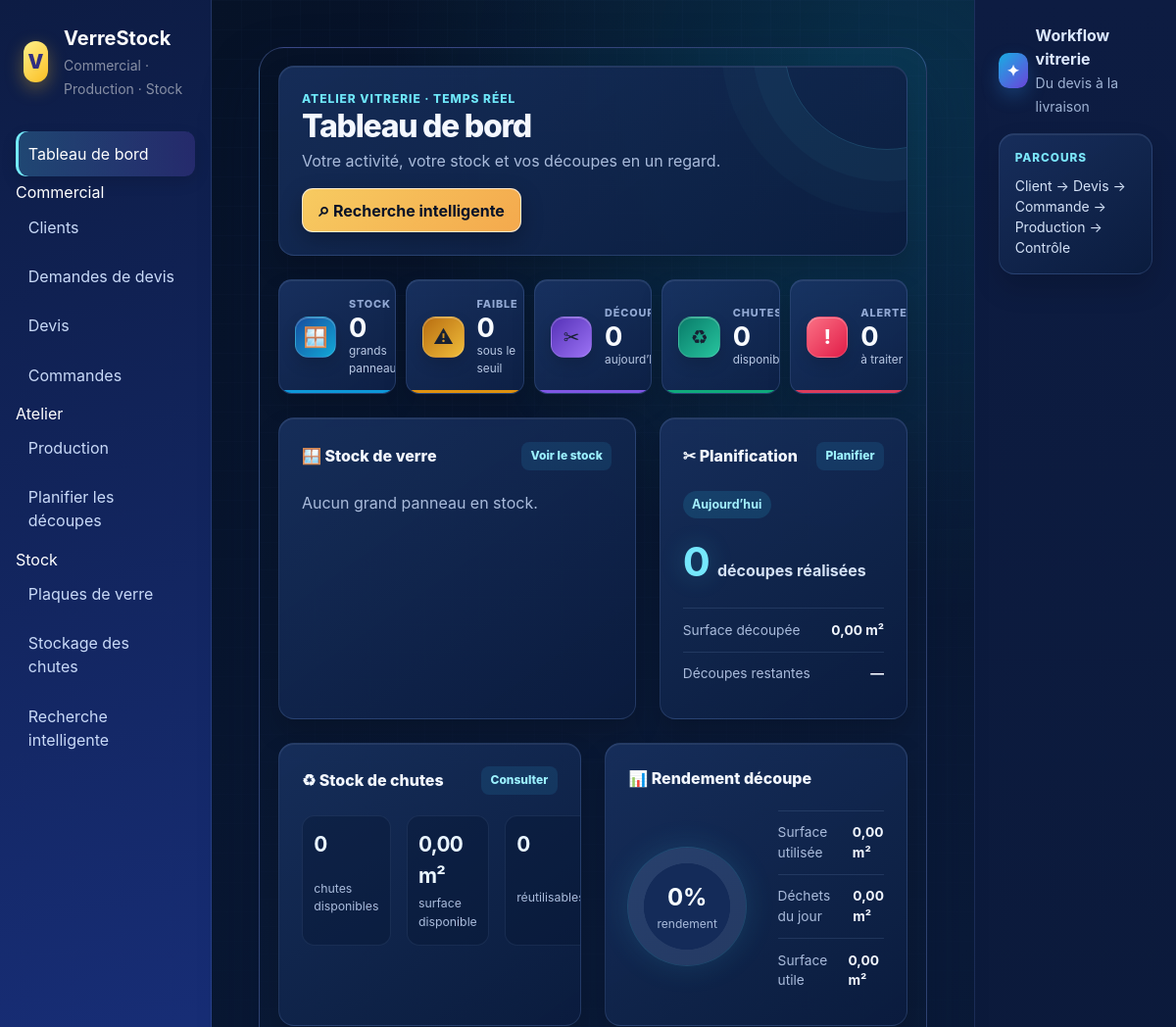
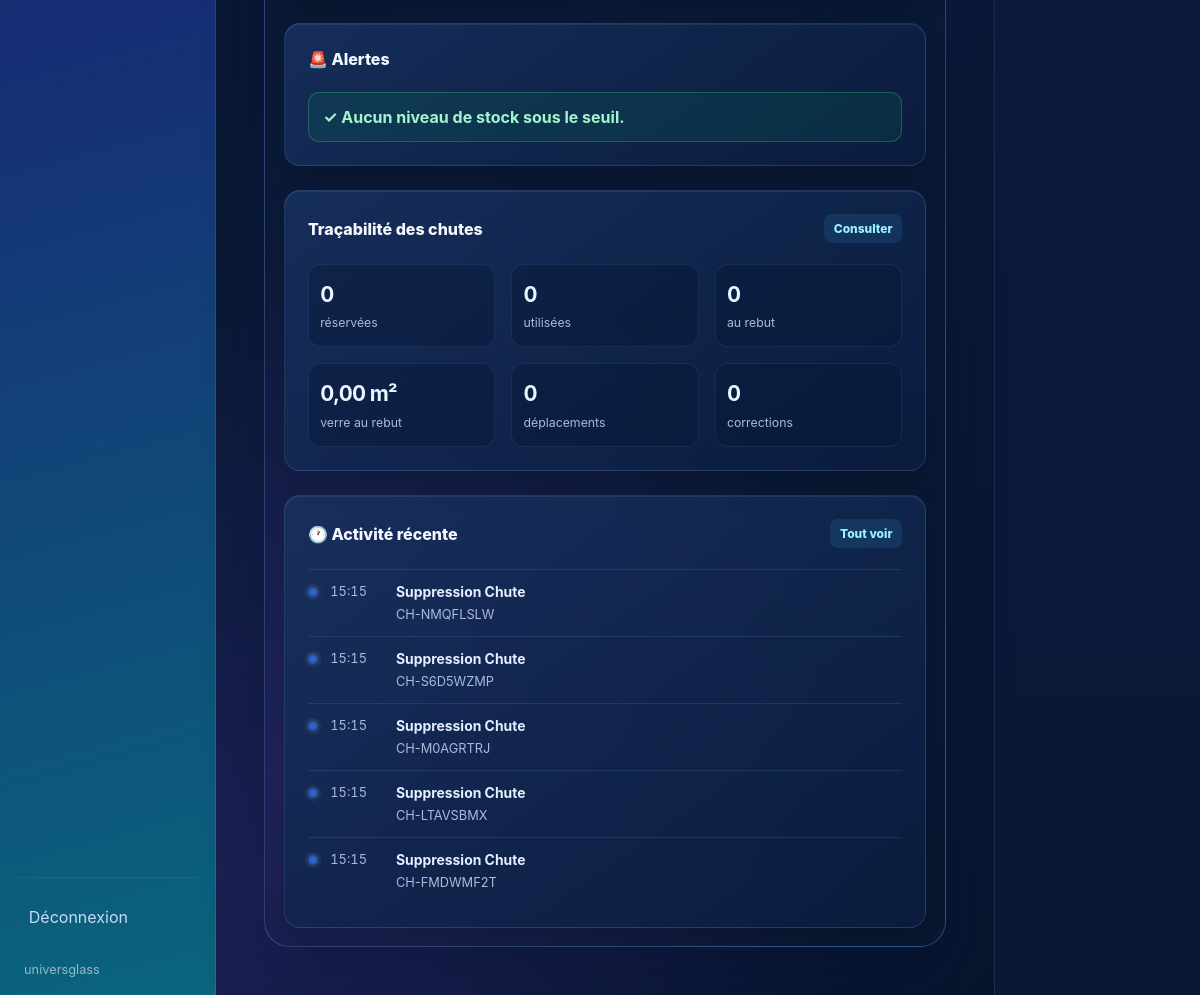
The app's page / (signed in) with its own data (2 pictures, top to bottom).
### mouvements/models.py (models this page shows, shortened)
class Mouvement(models.Model):
    date=models.DateTimeField(auto_now_add=True); utilisateur=models.ForeignKey(settings.AUTH_USER_MODEL,null=True,blank=True,on_delete=models.SET_NULL)
    action=models.CharField(max_length=40); objet=models.CharField(max_length=120); commentaire=models.TextField(blank=True)
    class Meta: ordering=["-date"]

### dashboard/views.py (the view)
# urls.py: urlpatterns=[path("",views.index,name="index")]
@login_required
def index(request):
    today = timezone.localdate()
    decoupes_today = list(Decoupe.objects.filter(cree_le__date=today))
    stock = list(StockGrandPanneau.objects.select_related("materiau"))
    stock_total = sum(item.quantite_en_stock for item in stock)
    low_stock = [item for item in stock if item.sous_seuil]
    available_offcuts = Chute.objects.filter(etat=Chute.Etat.DISPONIBLE)
    offcut_surface = available_offcuts.aggregate(total=Sum("surface"))["total"] or Decimal()
    reusable_offcuts = available_offcuts.filter(surface__gte=Decimal("0.10")).count()
    cut_surface = _surface_decoupes(decoupes_today)
    waste_surface = Chute.objects.filter(etat=Chute.Etat.REBUT).aggregate(total=Sum("surface"))["total"] or Decimal()
    yield_percent = int(cut_surface * 100 / (cut_surface + waste_surface)) if cut_surface + waste_surface else 0
    stock_by_glass = list(
        StockGrandPanneau.objects.values("materiau__designation")
        .annotate(quantity=Sum("quantite_en_stock"))
        .order_by("materiau__designation")
    )
    maximum = max((row["quantity"] for row in stock_by_glass), default=1)
    for row in stock_by_glass:
        row["percent"] = max(8, int(row["quantity"] * 100 / maximum)) if row["quantity"] else 0
    recent_activity = []
    for movement in Mouvement.objects.select_related("utilisateur")[:5]:
        recent_activity.append({"date": movement.date, "label": movement.action.replace("_", " ").title(), "detail": movement.objet, "kind": "movement"})
    for movement in MouvementStockGrandPanneau.objects.select_related("panneau", "utilisateur")[:5]:
        recent_activity.append({"date": movement.date, "label": movement.get_type_display(), "detail": f"{movement.quantite} × {movement.panneau.reference}", "kind": movement.type.lower()})
    for cut in Decoupe.objects.select_related("panneau", "chute_source")[:5]:
        source = cut.panneau.reference if cut.panneau else cut.chute_source.numero if cut.chute_source else "stock"
        recent_activity.append({"date": cut.cree_le, "label": "Découpe terminée", "detail": f"{cut.longueur} × {cut.largeur} mm · {source}", "kind": "cut"})
    recent_activity.sort(key=lambda item: item["date"], reverse=True)
    return render(request, "dashboard.html", {
        "stock_total": stock_total,
        "low_stock": low_stock,
        "decoupes_today": len(decoupes_today),
        "offcut_count": available_offcuts.count(),
        "reserved_offcuts": Chute.objects.filter(etat=Chute.Etat.RESERVEE).count(),
        "used_offcuts": Chute.objects.filter(etat=Chute.Etat.UTILISEE).count(),
        "discarded_offcuts": Chute.objects.filter(etat=Chute.Etat.REBUT).count(),
        "recent_moves": MouvementChute.objects.filter(action=MouvementChute.Action.DEPLACEMENT).count(),
        "recent_corrections": MouvementChute.objects.filter(action=MouvementChute.Action.CORRECTION).count(),
        "waste_by_reason": MouvementChute.objects.filter(action=MouvementChute.Action.REBUT).values("motif").annotate(total=Count("id")).order_by("-total")[:3],
        "alert_count": len(low_stock),
        "stock_by_glass": stock_by_glass,
        "cut_surface": cut_surface,
        "offcut_surface": offcut_surface,
        "reusable_offcuts": reusable_offcuts,
        "waste_surface": waste_surface,
        "yield_percent": yield_percent,
        "recent_activity": recent_activity[:6],
    })

### dashboard/views.py (called while the page is built)
def _surface_decoupes(decoupes):
    return sum((Decimal(item.longueur) * Decimal(item.largeur) / Decimal(1_000_000) for item in decoupes), Decimal())

### templates/dashboard.html
{% extends 'base.html' %}
{% block content %}
<div class="dashboard-stage">
<section class="dashboard-header dashboard-title-card d-flex flex-wrap justify-content-between align-items-center gap-3 mb-4">
  <div><div class="page-eyebrow">Atelier vitrerie · Temps réel</div><h1 class="page-title h2 mb-1">Tableau de bord</h1><p class="page-subtitle mb-0">Votre activité, votre stock et vos découpes en un regard.</p></div>
  <a class="btn dashboard-search" href="/stockage/rechercher/"><span>⌕</span> Recherche intelligente</a>
</section>
<section class="dashboard-metrics mb-4">
  <article class="dashboard-metric metric-stock"><span class="dashboard-metric-icon blue">🪟</span><div><span>Stock</span><strong>{{ stock_total }}</strong><small>grands panneaux</small></div></article>
  <article class="dashboard-metric metric-low"><span class="dashboard-metric-icon amber">⚠</span><div><span>Faible</span><strong>{{ low_stock|length }}</strong><small>sous le seuil</small></div></article>
  <article class="dashboard-metric metric-cut"><span class="dashboard-metric-icon violet">✂</span><div><span>Découpe</span><strong>{{ decoupes_today }}</strong><small>aujourd’hui</small></div></article>
  <article class="dashboard-metric metric-offcut"><span class="dashboard-metric-icon green">♻</span><div><span>Chutes</span><strong>{{ offcut_count }}</strong><small>disponibles</small></div></article>
  <article class="dashboard-metric metric-alert"><span class="dashboard-metric-icon red">!</span><div><span>Alertes</span><strong>{{ alert_count }}</strong><small>à traiter</small></div></article>
</section>
<div class="row g-4 mb-4">
  <div class="col-lg-7"><section class="card dashboard-card h-100"><div class="card-body"><div class="dashboard-card-title"><span>🪟 Stock de verre</span><a href="/grands-panneaux/">Voir le stock</a></div>{% for item in stock_by_glass %}<div class="stock-row"><div class="d-flex justify-content-between"><strong>{{ item.materiau__designation }}</strong><span>{{ item.quantity }} panneau{{ item.quantity|pluralize:"x" }}</span></div><div class="progress"><div class="progress-bar" style="width: {{ item.percent }}%"></div></div></div>{% empty %}<p class="text-muted mb-0">Aucun grand panneau en stock.</p>{% endfor %}</div></section></div>
  <div class="col-lg-5"><section class="card dashboard-card h-100"><div class="card-body"><div class="dashboard-card-title"><span>✂ Planification</span><a href="/decoupes/">Planifier</a></div><div class="planning-day">Aujourd’hui</div><div class="planning-stat"><strong>{{ decoupes_today }}</strong><span>découpes réalisées</span></div><div class="planning-line"><span>Surface découpée</span><strong>{{ cut_surface|floatformat:2 }} m²</strong></div><div class="planning-line"><span>Découpes restantes</span><strong>—</strong></div></div></section></div>
</div>
<div class="row g-4 mb-4">
  <div class="col-lg-6"><section class="card dashboard-card h-100"><div class="card-body"><div class="dashboard-card-title"><span>♻ Stock de chutes</span><a href="/stockage/">Consulter</a></div><div class="two-column-stat"><div><strong>{{ offcut_count }}</strong><span>chutes disponibles</span></div><div><strong>{{ offcut_surface|floatformat:2 }} m²</strong><span>surface disponible</span></div><div><strong>{{ reusable_offcuts }}</strong><span>réutilisables</span></div></div></div></section></div>
  <div class="col-lg-6"><section class="card dashboard-card h-100"><div class="card-body"><div class="dashboard-card-title"><span>📊 Rendement découpe</span></div><div class="yield-grid"><div class="yield-ring" style="--yield: {{ yield_percent }}"><strong>{{ yield_percent }}%</strong><span>rendement</span></div><div><div class="planning-line"><span>Surface utilisée</span><strong>{{ cut_surface|floatformat:2 }} m²</strong></div><div class="planning-line"><span>Déchets du jour</span><strong>{{ waste_surface|floatformat:2 }} m²</strong></div><div class="planning-line"><span>Surface utile</span><strong>{{ cut_surface|floatformat:2 }} m²</strong></div></div></div></div></section></div>
</div>
<section class="card dashboard-card mb-4"><div class="card-body"><div class="dashboard-card-title"><span>🚨 Alertes</span></div>{% if low_stock %}<div class="alert-list">{% for item in low_stock %}<div class="dashboard-alert"><span>🔴</span><strong>{{ item.reference }}</strong><span>Stock faible : {{ item.quantite_en_stock }} / minimum {{ item.quantite_minimum }}</span></div>{% endfor %}</div>{% else %}<div class="dashboard-ok">✓ Aucun niveau de stock sous le seuil.</div>{% endif %}</div></section>
<section class="card dashboard-card mb-4"><div class="card-body"><div class="dashboard-card-title"><span>Traçabilité des chutes</span><a href="/stockage/">Consulter</a></div><div class="two-column-stat"><div><strong>{{ reserved_offcuts }}</strong><span>réservées</span></div><div><strong>{{ used_offcuts }}</strong><span>utilisées</span></div><div><strong>{{ discarded_offcuts }}</strong><span>au rebut</span></div><div><strong>{{ waste_surface|floatformat:2 }} m²</strong><span>verre au rebut</span></div><div><strong>{{ recent_moves }}</strong><span>déplacements</span></div><div><strong>{{ recent_corrections }}</strong><span>corrections</span></div></div>{% if waste_by_reason %}<div class="small mt-3">Motifs de rebut : {% for item in waste_by_reason %}{{ item.motif }} ({{ item.total }}){% if not forloop.last %}, {% endif %}{% endfor %}</div>{% endif %}</div></section>
<section class="card dashboard-card"><div class="card-body"><div class="dashboard-card-title"><span>🕐 Activité récente</span><a href="/mouvements/">Tout voir</a></div>{% for item in recent_activity %}<div class="activity-row"><span class="activity-dot {{ item.kind }}"></span><time>{{ item.date|date:"H:i" }}</time><div><strong>{{ item.label }}</strong><span>{{ item.detail }}</span></div></div>{% empty %}<p class="text-muted mb-0">Aucune activité récente.</p>{% endfor %}</div></section>
</div>
{% endblock %}

### templates/base.html (shortened to what this page needs)
<!doctype html>
<html lang="fr"><head><link href="https://cdn.jsdelivr.net/npm/bootstrap@5.3.3/dist/css/bootstrap.min.css" rel="stylesheet"><link href="/static/css/app.css?v=20260819-workflow" rel="stylesheet"></head>
<body class="premium-app"><div class="d-flex app-shell"><aside class="sidebar p-3 text-white min-vh-100 d-flex flex-column"><div class="d-flex align-items-center gap-3 px-2 py-2 mb-4"><div class="brand-mark">V</div><div><div class="fw-bold fs-5">VerreStock</div><small class="text-white-50">Commercial · Production · Stock</small></div></div><nav class="nav flex-column"><a href="/" class="nav-link {% if request.path == '/' %}active{% endif %}">Tableau de bord</a>{% if perms.clients.view_client %}<div class="sidebar-section">Commercial</div><a href="{% url 'clients:liste' %}" class="nav-link {% if '/clients/' in request.path %}active{% endif %}">Clients</a><a href="{% url 'commercial:demandes' %}" class="nav-link {% if '/commercial/demandes/' in request.path %}active{% endif %}">Demandes de devis</a><a href="{% url 'commercial:liste' %}" class="nav-link {% if '/commercial/devis/' in request.path %}active{% endif %}">Devis</a><a href="{% url 'commandes:liste' %}" class="nav-link {% if '/commandes/' in request.path %}active{% endif %}">Commandes</a>{% endif %}{% if perms.production.view_ficheproduction %}<div class="sidebar-section">Atelier</div><a href="{% url 'production:liste' %}" class="nav-link {% if '/production/' in request.path %}active{% endif %}">Production</a><a href="/decoupes/" class="nav-link {% if '/decoupes/' in request.path %}active{% endif %}">Planifier les découpes</a>{% endif %}{% if perms.chutes.view_chute or perms.stock_panneaux.view_stockgrandpanneau %}<div class="sidebar-section">Stock</div><a href="/grands-panneaux/" class="nav-link {% if 'grands-panneaux' in request.path %}active{% endif %}">Plaques de verre</a><a href="/stockage/" class="nav-link {% if request.path == '/stockage/' %}active{% endif %}">Stockage des chutes</a><a href="/stockage/rechercher/" class="nav-link {% if 'rechercher' in request.path %}active{% endif %}">Recherche intelligente</a>{% endif %}</nav><div class="mt-auto pt-4"><hr class="border-secondary"><a href="/deconnexion/" class="nav-link">Déconnexion</a><div class="sidebar-footer px-2 pt-3">{{ request.user.username }}</div></div></aside><main class="main-content p-4 p-lg-5 flex-grow-1"><div class="content-wrap">{% for message in messages %}<div class="alert {% if message.tags == 'error' %}alert-danger{% else %}alert-success{% endif %} border-0 shadow-sm">{{ message }}</div>{% endfor %}{% block content %}{% endblock %}</div></main><aside class="right-sidebar p-3 p-xl-4 min-vh-100"><div class="d-flex align-items-center gap-2 mb-3"><div class="right-sidebar-icon">✦</div><div><div class="fw-bold">Workflow vitrerie</div><small class="text-muted">Du devis à la livraison</small></div></div><div class="card right-sidebar-card mb-3"><div class="card-body"><div class="section-label mb-2">Parcours</div><div class="small">Client → Devis → Commande → Production → Contrôle</div></div></div></aside></div></body></html>

### records on screen
Mouvement: date "15:15", detail "CH-NMQFLSLW"
Mouvement: date "15:15", detail "CH-S6D5WZMP"
Mouvement: date "15:15", detail "CH-M0AGRTRJ"
Mouvement: date "15:15", detail "CH-LTAVSBMX"
Mouvement: date "15:15", detail "CH-FMDWMF2T"

### other values on screen
{{ request.user.username }} "universglass"
{{ stock_total }} "0"
{{ low_stock|length }} "0"
{{ decoupes_today }} "0"
{{ offcut_count }} "0"
{{ alert_count }} "0"
{{ cut_surface|floatformat:2 }} "0,00"
{{ offcut_surface|floatformat:2 }} "0,00"
{{ reusable_offcuts }} "0"
{{ yield_percent }} "0"
{{ waste_surface|floatformat:2 }} "0,00"
{{ reserved_offcuts }} "0"
{{ used_offcuts }} "0"
{{ discarded_offcuts }} "0"
{{ recent_moves }} "0"
